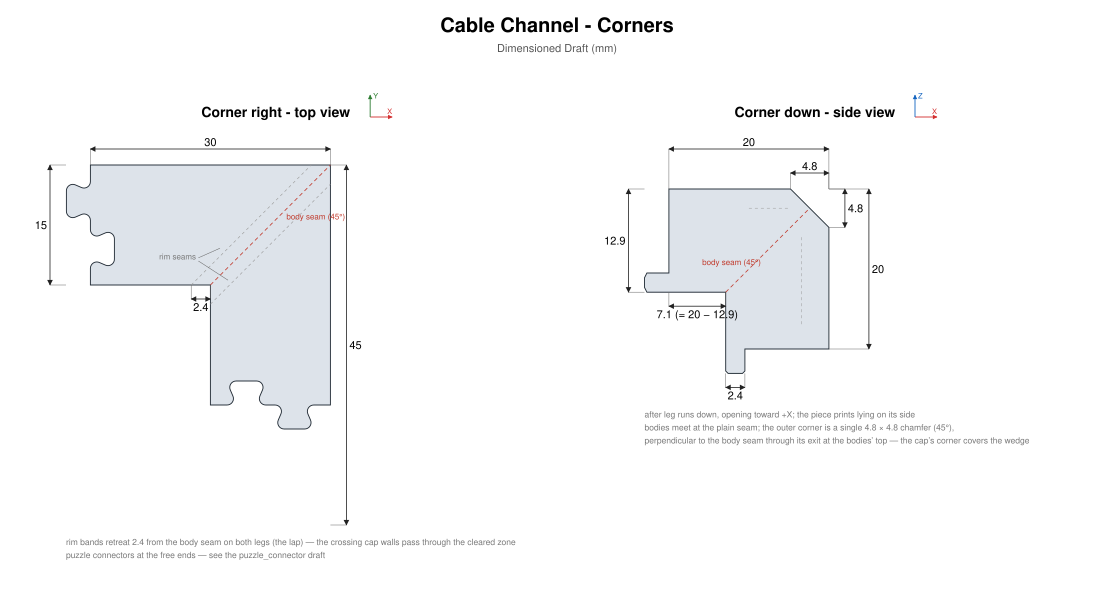

The script that saved this image:
"""Dimensioned draft of the cable channel corner pieces.

Two corner variants share one construction (bend_right / bend_down): the legs
are mitred at a 45deg seam through the corner, the bodies meet at that plain
seam, and the rim bands retreat from it by rim_inner_face_length on both legs
(the lap) — clearing the path of the crossing cap walls. Free ends carry the
puzzle connector (see the puzzle_connector draft).

Corner right turns in plan (X-Y, about Z); corner down turns in elevation
(X-Z, about Y) — its after leg runs downward with the opening facing +X, and
the piece prints lying on its side. The caps (not drawn) are mitred at the
body seam; the down cap shares the channel's seam plane.

Run from repo root:
    venv/Scripts/python.exe models/other/cable_channel/dimensioned_drafts/corner_channels.py

Outputs corner_channels.svg next to this script.
"""
import sys
from pathlib import Path

REPO_ROOT = Path(__file__).resolve().parents[4]
sys.path.insert(0, str(REPO_ROOT / '.claude' / 'skills' / 'model-dimensioned-draft' / 'scripts'))
sys.path.insert(0, str(Path(__file__).parent))
from draft_lib import Drawing, View, fillet_polyline
from puzzle_connector import FILLET, end_seam


# --- Design parameters (mm), mirrored from the model -------------------------
WIDTH = 15.0
TOTAL = 12.9            # total_height
RIM_H = 3.4             # rim_height
LAP = 2.4               # rim_inner_face_length: the rim seam retreat on each leg
L_BEFORE = 30.0         # right-corner demo leg lengths (create_corner_right(30, 45))
L_AFTER = 45.0
DOWN_BEFORE = 20.0      # down-corner demo leg lengths (create_corner_down(20, 20))
DOWN_AFTER = 20.0
K = DOWN_BEFORE - TOTAL  # 7.1  inner corner of the down turn (seam plane x - z = K)
TAB = 3.05              # connector tab reach (lock_protrusion + lock_clearance)
LEAD = 0.3              # lock_lead_in
LEAD_H = 0.6            # lock_lead_in_height
LOCK_T = 2.4            # lock_thickness


def build() -> Drawing:
    d = Drawing('Cable Channel - Corners')

    # ------------------------------------------- Corner right, top view (X-Y)
    tv = d.add_view(View(origin=(150, 480), scale=8, title='Corner right - top view', axis_labels=('X', 'Y')))
    # Outline: the plan L with the puzzle connectors at the free ends. end_seam()
    # gives a joint at x=0, tab toward +x, centred across — transform per end.
    w_end = [(-px, py + WIDTH / 2) for px, py in end_seam()]                       # before leg start, tab -X
    after_end = [(L_BEFORE - WIDTH / 2 + py, L_BEFORE - L_AFTER - px) for px, py in end_seam()]  # after leg end, tab -Y
    outline = [(WIDTH, 0), *after_end, (L_BEFORE, WIDTH), *reversed(w_end)]
    dovetails = set(range(2, 10)) | set(range(13, 21))   # the two end_seam runs within `outline`
    tv.path(fillet_polyline(outline, FILLET, indices=dovetails, closed=True))

    tv.line((WIDTH, 0), (L_BEFORE, WIDTH), stroke='#c0392b', stroke_width=0.8, dasharray='4,3')
    tv.line((WIDTH - LAP, 0), (L_BEFORE - LAP, WIDTH), stroke='#999', stroke_width=0.6, dasharray='3,3')
    tv.line((WIDTH, -LAP), (L_BEFORE, WIDTH - LAP), stroke='#999', stroke_width=0.6, dasharray='3,3')
    tv.text('body seam (45°)', (24.5, 8.2), size=8, color='#c0392b', anchor='start')
    tv.text('rim seams', (13.2, 3.2), size=8, color='#777', anchor='end')
    tv.line((13.5, 3.4), (16.2, 4.6), stroke='#666', stroke_width=0.5)
    tv.line((13.5, 3.0), (17.2, 0.6), stroke='#666', stroke_width=0.5)

    tv.dim_h(v_at=WIDTH, u1=0, u2=L_BEFORE, label=f'{L_BEFORE:g}', side='above', offset_px=16)
    tv.dim_v(u_at=-TAB, v1=0, v2=WIDTH, label=f'{WIDTH:g}', side='left', offset_px=16)
    tv.dim_v(u_at=L_BEFORE, v1=WIDTH - L_AFTER, v2=WIDTH, label=f'{L_AFTER:g}', side='right', offset_px=16)
    tv.dim_h(v_at=0, u1=WIDTH - LAP, u2=WIDTH, label=f'{LAP:g}', side='below', offset_px=14)

    tv.text(f'rim bands retreat {LAP:g} from the body seam on both legs (the lap) — the crossing cap walls pass through the cleared zone',
            (-TAB, WIDTH - L_AFTER), size=8.5, color='#777', anchor='start', dy=20)
    tv.text('puzzle connectors at the free ends — see the puzzle_connector draft',
            (-TAB, WIDTH - L_AFTER), size=8.5, color='#777', anchor='start', dy=33)

    # ------------------------------------------ Corner down, side view (X-Z)
    sv = d.add_view(View(origin=(640, 480), scale=8, title='Corner down - side view', axis_labels=('X', 'Z')))
    down_bottom = TOTAL - DOWN_AFTER   # -7.1  joint plane of the down leg's far connector
    # The down leg's floor (and so its lock band + connector tab) sits on the
    # INNER side of the corner: pre-rotation floor z 0..lock maps to x = K..K+lock
    outline = [
        (K, 0), (K, down_bottom - TAB + LEAD),                      # inner face (= floor) of the down leg
        (K + LEAD, down_bottom - TAB),                              # tab, lead-in
        (K + LOCK_T - LEAD, down_bottom - TAB), (K + LOCK_T, down_bottom - TAB + LEAD),  # tab tip
        (K + LOCK_T, down_bottom), (DOWN_BEFORE, down_bottom),      # bottom joint plane
        (DOWN_BEFORE, TOTAL - 2 * LAP),                             # outer face, up to the corner chamfer
        (DOWN_BEFORE - 2 * LAP, TOTAL),                             # 45deg outer corner chamfer, perpendicular to the body seam
        (0, TOTAL),                                                 # rim top of the horizontal leg
        (0, LOCK_T),                                                # start joint, down to the lock band
        (-TAB + LEAD, LOCK_T), (-TAB, LOCK_T - LEAD_H),             # tab, lead-in
        (-TAB, LEAD_H), (-TAB + LEAD, 0),                           # tab tip
    ]
    sv.path(outline)

    sv.line((K, 0), (DOWN_BEFORE - LAP, TOTAL - LAP), stroke='#c0392b', stroke_width=0.8, dasharray='4,3')  # ends on the chamfer face
    # Rim band boundaries (light dashed): the horizontal leg's rim band starts at
    # z = TOTAL - LAP, the down leg's at x = K + outer_wall_height.
    sv.line((10, TOTAL - LAP), (K + TOTAL - LAP - LAP, TOTAL - LAP), stroke='#999', stroke_width=0.5, dasharray='3,3')
    sv.line((K + TOTAL - RIM_H, -4), (K + TOTAL - RIM_H, TOTAL - RIM_H - LAP), stroke='#999', stroke_width=0.5, dasharray='3,3')
    sv.text('body seam (45°)', (11.5, 3.4), size=8, color='#c0392b', anchor='end')

    sv.dim_h(v_at=TOTAL, u1=DOWN_BEFORE - 2 * LAP, u2=DOWN_BEFORE, label=f'{2 * LAP:g}', side='above', offset_px=16)
    sv.dim_h(v_at=TOTAL, u1=0, u2=DOWN_BEFORE, label=f'{DOWN_BEFORE:g}', side='above', offset_px=40)
    sv.dim_v(u_at=-TAB, v1=0, v2=TOTAL, label=f'{TOTAL:g}', side='left', offset_px=16)
    sv.dim_v(u_at=DOWN_BEFORE, v1=TOTAL - 2 * LAP, v2=TOTAL, label=f'{2 * LAP:g}', side='right', offset_px=16)
    sv.dim_v(u_at=DOWN_BEFORE, v1=down_bottom, v2=TOTAL, label=f'{DOWN_AFTER:g}', side='right', offset_px=40)
    sv.dim_h(v_at=down_bottom - TAB, u1=K, u2=K + LOCK_T, label=f'{LOCK_T:g}', side='below', offset_px=14)
    sv.dim_h(v_at=0, u1=0, u2=K, label=f'{K:g} (= {DOWN_BEFORE:g} − {TOTAL:g})', side='below', offset_px=14)

    sv.text('after leg runs down, opening toward +X; the piece prints lying on its side',
            (-TAB, down_bottom - TAB), size=8.5, color='#777', anchor='start', dy=44)
    sv.text(f'bodies meet at the plain seam; the outer corner is a single {2 * LAP:g} × {2 * LAP:g} chamfer (45°),',
            (-TAB, down_bottom - TAB), size=8.5, color='#777', anchor='start', dy=57)
    sv.text('perpendicular to the body seam through its exit at the bodies’ top — the cap’s corner covers the wedge',
            (-TAB, down_bottom - TAB), size=8.5, color='#777', anchor='start', dy=70)

    return d


if __name__ == '__main__':
    out_path = Path(__file__).parent / 'corner_channels.svg'
    build().save(str(out_path))
    print(f'Wrote {out_path}')
